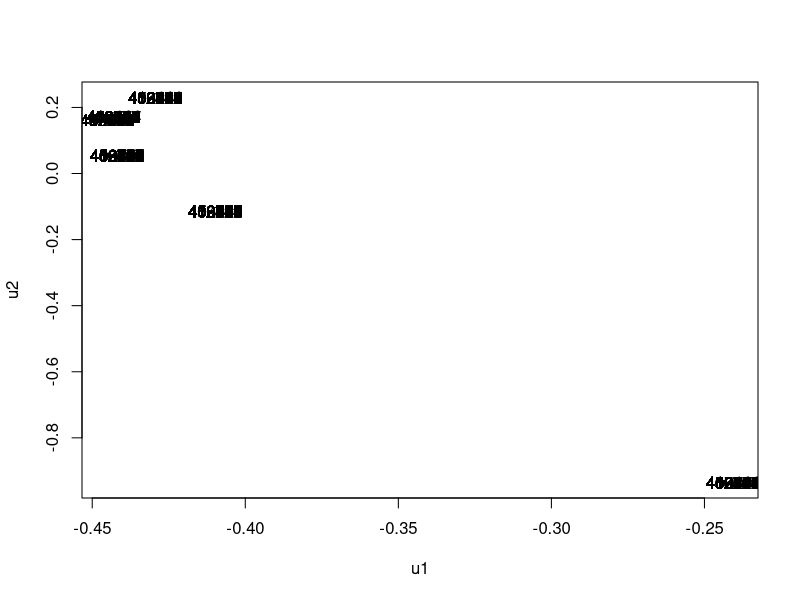

Here is the R script that generated this plot:
## ---- chunk 1
knitr::opts_chunk$set(echo = TRUE)
## ---- chunk 2
library(readr)
## ---- chunk 3
b<-read.csv("matrix.csv")

head(b)
a<-as.matrix(b[1:429,2:7])
A<-t(a)%*%a
A
eigen(A)
## ---- chunk 4
u1<-svd(A)$u[,1]/norm(svd(A)$u[,1],'2') #normalized dominate eigenvector
u2<-svd(A)$u[,2]/norm(svd(A)$u[,2], '2') #normalized second eigenvector
eigenvalues <- svd(A)$d
head(u1)
plot(u1,u2) +
text(u1, u2, label = b$person)
## ---- chunk 5
eigenvalues^2/sum(eigenvalues^2)
## ---- chunk 6
v1 <- eigen(a%*%t(a))$vectors[,1]/norm(eigen(a%*%t(a))$vectors[,1],'2') #normalized v1
v2 <- eigen(a%*%t(a))$vectors[,2]/norm(eigen(a%*%t(a))$vectors[,2],'2') #normalized v2
## ---- chunk 7
